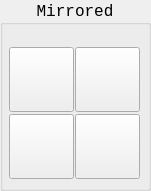
     <widget class="QGroupBox" name="groupBox_Angled_2">
      <property name="geometry">
       <rect>
        <x>310</x>
        <y>270</y>
        <width>151</width>
        <height>191</height>
       </rect>
      </property>
      <property name="font">
       <font>
        <family>Monospace</family>
        <pointsize>12</pointsize>
       </font>
      </property>
      <property name="title">
       <string>Mirrored</string>
      </property>
      <property name="alignment">
       <set>Qt::AlignCenter</set>
      </property>
      <layout class="QGridLayout" name="gridLayout_18">
       <property name="leftMargin">
        <number>6</number>
       </property>
       <property name="topMargin">
        <number>21</number>
       </property>
       <property name="rightMargin">
        <number>6</number>
       </property>
       <property name="bottomMargin">
        <number>6</number>
       </property>
       <property name="spacing">
        <number>1</number>
       </property>
       <item row="0" column="0">
        <widget class="QPushButton" name="probe_p_angle_y_minus_flip">
         <property name="sizePolicy">
          <sizepolicy hsizetype="Fixed" vsizetype="Fixed">
           <horstretch>0</horstretch>
           <verstretch>0</verstretch>
          </sizepolicy>
         </property>
         <property name="minimumSize">
          <size>
           <width>43</width>
           <height>43</height>
          </size>
         </property>
         <property name="maximumSize">
          <size>
           <width>65</width>
           <height>65</height>
          </size>
         </property>
         <property name="baseSize">
          <size>
           <width>65</width>
           <height>65</height>
          </size>
         </property>
         <property name="font">
          <font>
           <family>Sans Serif</family>
           <pointsize>9</pointsize>
           <kerning>false</kerning>
          </font>
         </property>
         <property name="function" stdset="0">
          <string>mdi</string>
         </property>
         <property name="command" stdset="0">
          <string>o&lt;p_angle_y_minus_flip&gt; call</string>
         </property>
        </widget>
       </item>
       <item row="0" column="1">
        <widget class="QPushButton" name="probe_p_angle_x_plus_flip">
         <property name="sizePolicy">
          <sizepolicy hsizetype="Fixed" vsizetype="Fixed">
           <horstretch>0</horstretch>
           <verstretch>0</verstretch>
          </sizepolicy>
         </property>
         <property name="minimumSize">
          <size>
           <width>43</width>
           <height>43</height>
          </size>
         </property>
         <property name="maximumSize">
          <size>
           <width>65</width>
           <height>65</height>
          </size>
         </property>
         <property name="baseSize">
          <size>
           <width>65</width>
           <height>65</height>
          </size>
         </property>
         <property name="font">
          <font>
           <family>Sans Serif</family>
           <pointsize>9</pointsize>
           <kerning>false</kerning>
          </font>
         </property>
         <property name="function" stdset="0">
          <string>mdi</string>
         </property>
         <property name="command" stdset="0">
          <string>o&lt;p_angle_x_plus_flip&gt; call</string>
         </property>
        </widget>
       </item>
       <item row="1" column="0">
        <widget class="QPushButton" name="probe_p_angle_x_minus_flip">
         <property name="sizePolicy">
          <sizepolicy hsizetype="Fixed" vsizetype="Fixed">
           <horstretch>0</horstretch>
           <verstretch>0</verstretch>
          </sizepolicy>
         </property>
         <property name="minimumSize">
          <size>
           <width>43</width>
           <height>43</height>
          </size>
         </property>
         <property name="maximumSize">
          <size>
           <width>65</width>
           <height>65</height>
          </size>
         </property>
         <property name="baseSize">
          <size>
           <width>65</width>
           <height>65</height>
          </size>
         </property>
         <property name="font">
          <font>
           <family>Sans Serif</family>
           <pointsize>9</pointsize>
           <kerning>false</kerning>
          </font>
         </property>
         <property name="function" stdset="0">
          <string>mdi</string>
         </property>
         <property name="command" stdset="0">
          <string>o&lt;p_angle_x_minus_flip&gt;  call</string>
         </property>
        </widget>
       </item>
       <item row="1" column="1">
        <widget class="QPushButton" name="probe_p_angle_y_plus_flip">
         <property name="sizePolicy">
          <sizepolicy hsizetype="Fixed" vsizetype="Fixed">
           <horstretch>0</horstretch>
           <verstretch>0</verstretch>
          </sizepolicy>
         </property>
         <property name="minimumSize">
          <size>
           <width>43</width>
           <height>43</height>
          </size>
         </property>
         <property name="maximumSize">
          <size>
           <width>65</width>
           <height>65</height>
          </size>
         </property>
         <property name="baseSize">
          <size>
           <width>65</width>
           <height>65</height>
          </size>
         </property>
         <property name="font">
          <font>
           <family>Sans Serif</family>
           <pointsize>9</pointsize>
           <kerning>false</kerning>
          </font>
         </property>
         <property name="function" stdset="0">
          <string>mdi</string>
         </property>
         <property name="command" stdset="0">
          <string>o&lt;p_angle_y_plus_flip&gt;  call</string>
         </property>
        </widget>
       </item>
      </layout>
     </widget>
